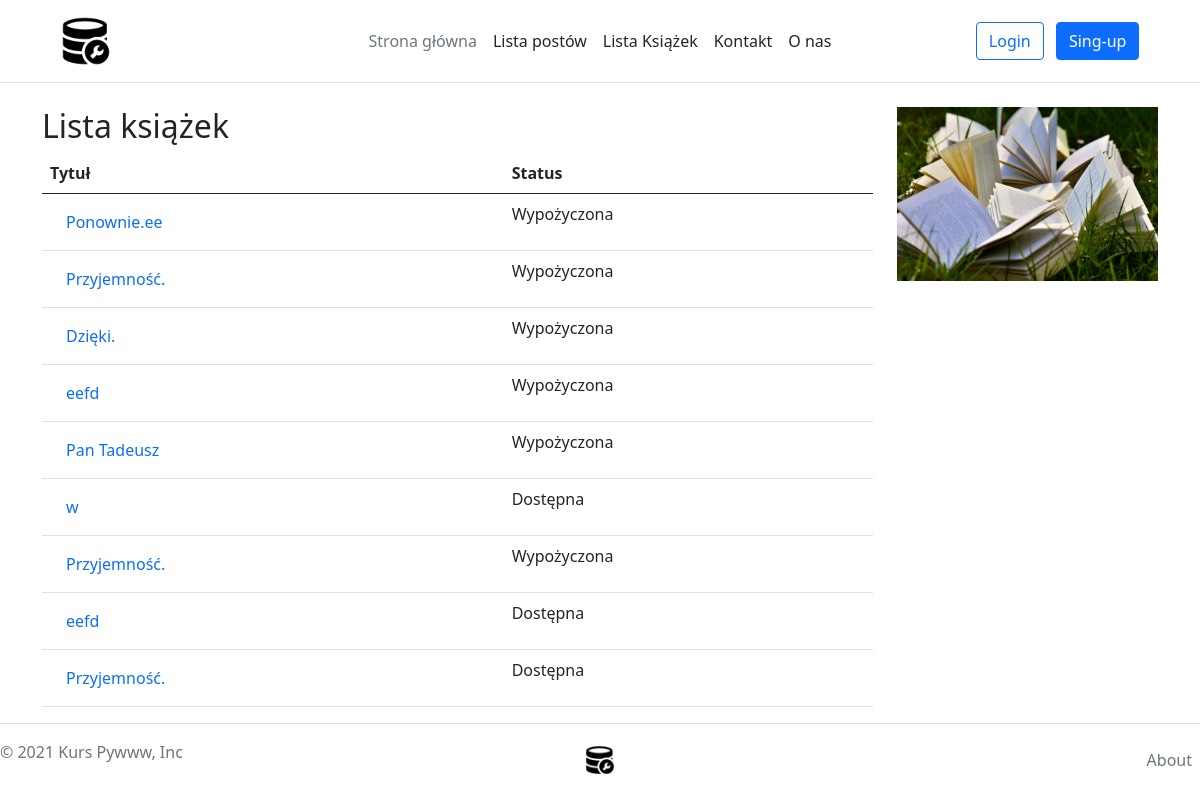
/books/, run on an earlier commit of the app's database.
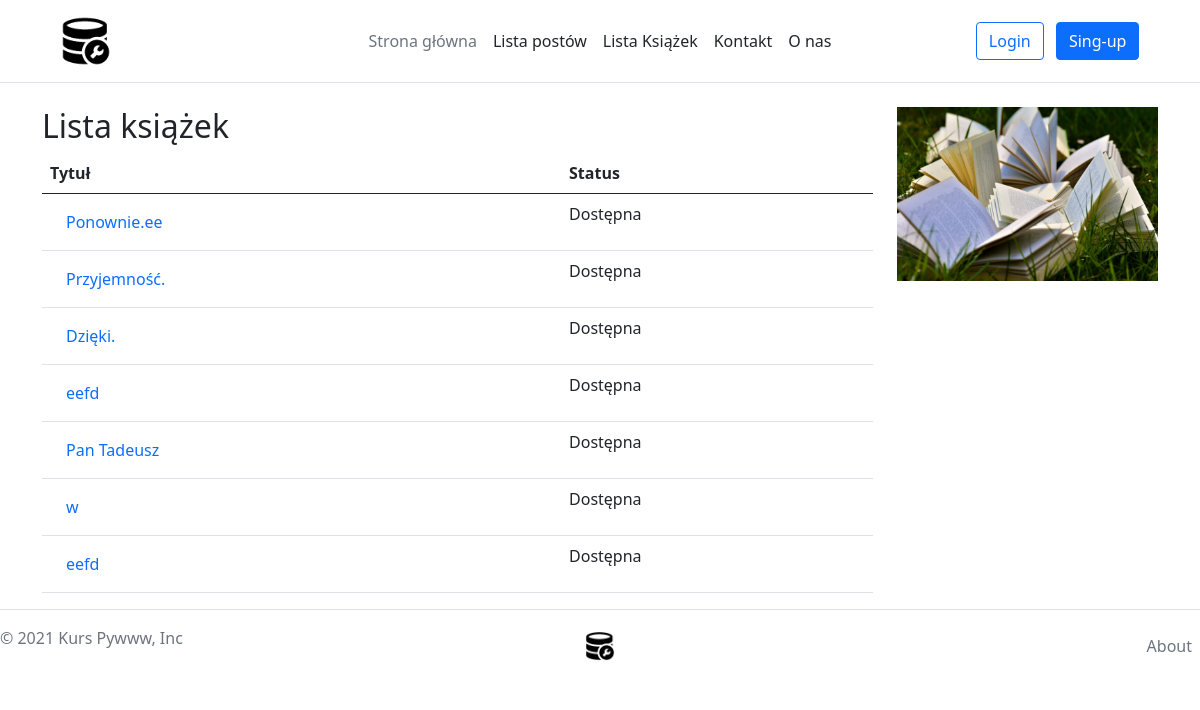
And on a later commit of the database.
### books/models.py (models this page shows, shortened)
class Book(Timestamped):
    title = models.CharField(max_length=255)
    description = models.TextField()
    available = models.BooleanField(default=False)
    publication_year = models.IntegerField()
    tags = models.ManyToManyField("tags.Tag", related_name="books", blank=True)
    authors = models.ManyToManyField(Author, related_name="books")
    cover = models.ImageField(upload_to='books/covers/%Y/%m/%d', null=True, blank=True)

### books/views.py (the view)
# urls.py: path('', books_list, name="list"),
def books_list(request):
    books = Book.objects.all()
    context = {"books_list": books}
    return render(request, "books/list.html", context)

### books/templates/books/list.html (shortened to what this page needs)
{% extends 'base.html' %}
{% load static %}
{% block content %}
    <div class="row">
        <div class="col-md-9">
            <h2>Lista książek</h2>
            <table class="table table-condensed">
                <thead>
                <tr>
                    <th>Tytuł</th>
                    <th>Status</th>
                </tr>
                </thead>
                <tbody>
                {% for book in books_list %}
                    <tr>
                        <td><a class="nav-link" href="{% url 'books:details' book.id %}">{{ book.title }}</a></td>
                        <td>
                            {% if book.available == True %}Dostępna{% else %}Wypożyczona{% endif %}
                        </td>
                    </tr>
                {% endfor %}
                </tbody>
            </table>
        </div>
        <div class="col-md-3">
            <img src="{% static "books/img/pexels-pixabay-415078.jpg" %}" alt="books image" width="100%">
        </div>
    </div>
{% endblock %}

### templates/base.html (shortened to what this page needs)
    {% load static %}
    <!DOCTYPE html>
    <html lang="en">
    <head>
        <link href="https://cdn.jsdelivr.net/npm/bootstrap@5.0.2/dist/css/bootstrap.min.css" rel="stylesheet">
    </head>
    <body>
        <header class="d-flex flex-wrap align-items-center justify-content-center justify-mb-between py-3 mb-4 border-bottom">
            <a href="{% url 'home' %}" class="d-flex align-items-center col-md-3 mb-2 mb-md-0 text=dark
            text-decoration-none">
                <img src="{% static "main/img/Database1.png" %}" height="50" alt=""></a>
            <ul class="nav col-12 col-md-auto mb-2 justify-content-center mb-md-0">
                <li><a class="nav-link px-2 link-secondary" href="{% url 'home' %}">Strona główna</a></li>
                <li><a class="nav-link px-2 link-dark" href="{% url 'posts:list' %}">Lista postów</a></li>
                <li><a class="nav-link px-2 link-dark" href="{% url 'books:list' %}">Lista Książek</a></li>
                <li><a class="nav-link px-2 link-dark" href="{% url 'contact' %}">Kontakt</a></li>
                <li><a class="nav-link px-2 link-dark" href="{% url 'about' %}">O nas</a></li>
            </ul>
            <div class="col-md-3 text-end">
                {%  if user.is_authenticated %}
                    <a type="button" class="btn btn-outline-primary me-2" href="{% url "logout" %}">Logout</a>
                {% else %}
                    <a type="button" class="btn btn-outline-primary me-2" href="{% url "login" %}">Login</a>
                    <a type="button" class="btn btn-primary" href="{% url "register:register" %}">Sing-up</a>
                {% endif %}
            </div>
        </header>
        <main>
            <div class="container">
                {% block content %}
                {% endblock %}
             </div>
        <footer class="d-flex flex-wrap justify-content-between aling-items-center py-3 border-top">
            <p class="col-md-4 mb-0 text-muted">&copy; 2021 Kurs Pywww, Inc</p>
            <a href="{% url 'home' %}" class="col-md-4 d-flex align-items-center justify-content-center mb-3 mb-md-0
            me-md-auto link-dark text-decoration-none">
                <img src="{% static "main/img/Database1.png" %}" height="30" alt="logo"></a>
            <ul class="nav col-md-4 justify-content-end">
                <li class="nav-item"><a href="{% url 'about' %}" class="nav-link px-2 text-muted">About</a></li>
            </ul>
        </footer>
        </main>
    </body>
    </html>

What changed in the data, as far as the page shows it:
removed Book: title "Przyjemność.", available "Wypożyczona"
removed Book: title "Przyjemność.", available "Dostępna"
changed Book "Ponownie.ee": available "Wypożyczona" → "Dostępna"
changed Book "Przyjemność.": available "Wypożyczona" → "Dostępna"
changed Book "Dzięki.": available "Wypożyczona" → "Dostępna"
changed Book (number 4 of 7 on the later page): available "Wypożyczona" → "Dostępna"
changed Book "Pan Tadeusz": available "Wypożyczona" → "Dostępna"
